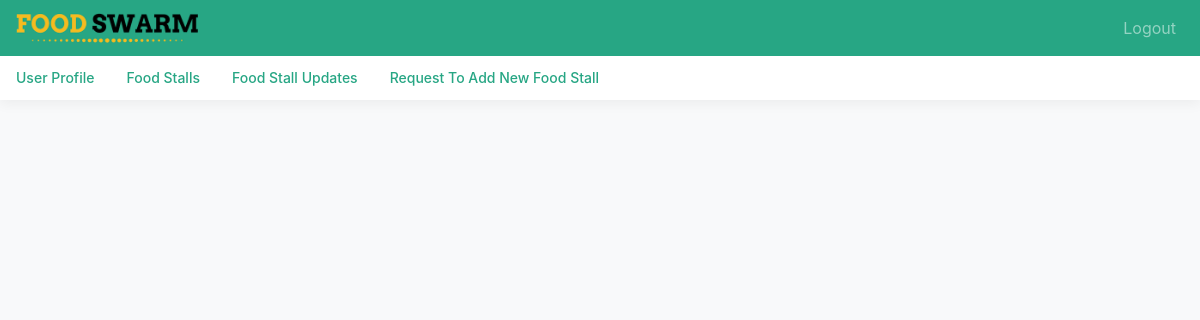
Before: / (signed in) with the older database file.
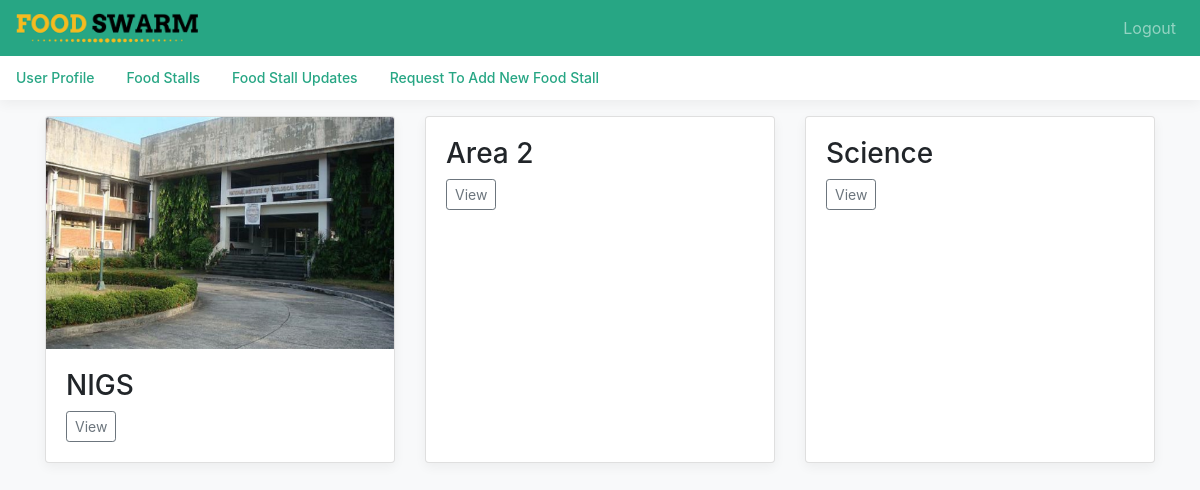
After: the same page with the newer database file.
### FoodSwarm/models.py (models this page shows, shortened)
class FoodStall(models.Model):
	name = models.CharField(max_length=30, verbose_name='Name of Food Stall')
	description = models.TextField(default = 'N/A', verbose_name='Description')
	location = models.CharField(max_length=100, default = 'N/A', verbose_name='Location (Address)')
	capacity = models.CharField(max_length=15, default = 'N/A', verbose_name='Total Capacity')
	tables = models.CharField(max_length=5, default = 'N/A', verbose_name='Number of Tables')
	chairs = models.CharField(max_length=5, default = 'N/A', verbose_name='Number of Seats')
	operatinghrs = models.CharField(max_length=30, default = 'N/A', verbose_name='Operating Hours')
	peakhrs = models.CharField(max_length=30, default = 'N/A', verbose_name='Peak Hours')
	time_updated = models.DateTimeField(default = timezone.now, verbose_name='Time Created')
	request = models.CharField(max_length=5, default = 'YES', verbose_name='Is this a Food Stall Request?')

### FoodSwarm/views.py (the view)
# urls.py: path('', FoodStallListView.as_view(), name='FoodSwarm-Home'),
class FoodStallListView(LoginRequiredMixin, ListView):
	context_object_name = 'FoodSwarm-Home'
	template_name = 'FoodSwarm/home.html'
	queryset = FoodStall.objects.all()
	ordering = ['-time_updated']
	def get_context_data(self, **kwargs):
	    context = super(FoodStallListView, self).get_context_data(**kwargs)
	    context['Comments'] = Comment.objects.all().order_by('-date_posted')
	    context['FoodStalls'] = self.queryset
	    return context

### FoodSwarm/templates/FoodSwarm/home.html (shortened to what this page needs)
{% extends "Foodswarm/base.html" %}
{% load static %}
{% block content %}
<main role="main" class="container pt-sm-3">
  <div class="card-deck">
    {% for foodstall in FoodStalls %}
      {% if foodstall.request|length == 2 %}
        <div class="card mb-4 box-shadow">
          <img class="card-img-top" src="{% static 'FoodSwarm/STALLS/' %}{{foodstall.name}}.png" onerror="this.src='https://images.unsplash.com/photo-1521473717695-e8f5635b7f6a'" alt="">
          <div class="card-body">
            <h3 class="card-text">{{ foodstall.name}}</h3>
            <div class="d-flex justify-content-between align-items-center">
              <div class="btn-group">
                <a class="btn btn-sm btn-outline-secondary" href="{% url 'FoodStall-Detail' foodstall.id %}" role="button">View</a>
              </div>
            </div>
          </div>
        </div>
      {% endif %}
    {% endfor %}
  </div>
</main>
{% endblock content %}

### FoodSwarm/templates/FoodSwarm/base.html (shortened to what this page needs)
{% load static %}
<!doctype html>
<html lang="en">
{% if user.is_authenticated %}
  <head>
    <link href="/static/FoodSwarm/css/bootstrap.css" rel="stylesheet">
    <link href="/static/FoodSwarm/css/main.css" rel="stylesheet">
  </head>
  <body class="bg-light">
    <nav class="navbar navbar-expand-md fixed-top navbar-dark bg-dark">
      <a href="/"><img src="/static/FoodSwarm/images/name.png" alt="FoodSwarm" height="30px" width="182px"/></a>
    <div class="collapse navbar-collapse" id="navbarCollapse">
      <ul class="navbar-nav ml-auto">
          <li class="nav-item">
            {% if user.is_authenticated %}
              <a class="nav-link" href="{% url 'logout' %}">Logout</a>
            {% endif %}
          </li>
      </ul>
    </div>
  </nav>
    <div class="nav-scroller bg-white box-shadow">
      <nav class="nav nav-underline">
        <!-- {% url 'Foodswarm-Favorites' as favorite %}
        {% url 'Foodswarm-Near' as near %} -->
        <a href="{% url 'profile' %}" class="nav-link active">User Profile</a>
        <a href="/"
        {% if request.path == "/" %}class="nav-link active"
        {% else %}class="nav-link"
        {% endif %}>Food Stalls</a>
        <a href="{% url 'FoodSwarm-Update' %}" class="nav-link active">
          Food Stall Updates
        </a>
        <a href="{% url 'FoodStall-Create' %}" class="nav-link active">
          Request To Add New Food Stall
        </a>
      </nav>
    </div>
    {% block content %}{% endblock %}
  </body>
  {% else %}
  <meta http-equiv="refresh" content="0; URL='/accounts/login/'" />
  {% endif %}
</html>

### FoodSwarm/static/FoodSwarm/css/main.css (style rules this page uses)
html, body { overflow-x: hidden; }
body { padding-top: 56px; }
.nav-scroller { position: relative; z-index: 2; height: 2.75rem; overflow-y: hidden; }
.nav-scroller .nav { display: -webkit-box; display: -ms-flexbox; display: flex; -ms-flex-wrap: nowrap; flex-wrap: nowrap; padding-bottom: 1rem; margin-top: -1px; overflow-x: auto; color: rgba(255, 255, 255, .75); text-align: center; white-space: nowrap; -webkit-overflow-scrolling: touch; }
.nav-underline .nav-link { padding-top: .75rem; padding-bottom: .75rem; font-size: .875rem; color: var(--secondary); }
.nav-underline .active { font-weight: 500; color: var(--gray-dark); }
.box-shadow { box-shadow: 0 .25rem .75rem rgba(0, 0, 0, .05); }

Changed rows visible on the page:
added FoodStall: name (picture), name "NIGS"
added FoodStall: name "Area 2"
added FoodStall: name "Science"
